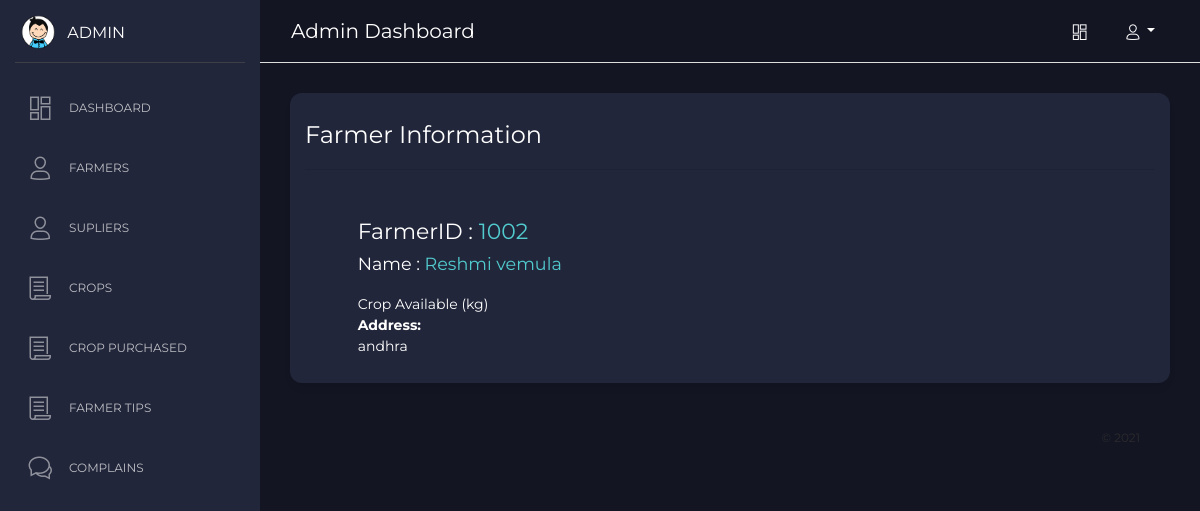
The page /admin/index.php?page=farmer_profile&farmer=2 (signed in) on the database its author committed.
### tables this page shows
CREATE TABLE `farmers` (
  `id` int(11) NOT NULL,
  `farmer_id` varchar(225) DEFAULT NULL,
  `name` varchar(225) DEFAULT NULL,
  `phone` varchar(225) DEFAULT NULL,
  `address` varchar(225) DEFAULT NULL,
  `password` varchar(225) DEFAULT NULL,
  `created_at` timestamp NOT NULL DEFAULT CURRENT_TIMESTAMP
);

### admin/index.php (called while the page is built, shortened)
<?php
include 'include/header.php';
include 'include/side-nav.php';
include 'include/top-nav.php';
get_page();
include 'include/footer.php';
?>

### admin/pages/farmer_profile.php (the view)
<?php $farmer=get_farmer_info($_GET['farmer']); extract($farmer); $crops=sum_as_total("crops","WHERE farmer_id=".$farmer['id']."","quantity")."kg"; ?>
<div class="content">
	<div class="row">
		<div class="col-md-12">
			<div class="card">
				<div class="card-header">
					<h4 class="card-title"> Farmer Information</h4>
					<hr>
				</div>
				<div class="card-body">
					<div class="row justify-content-center">
						<div class="col-md-11">
							<div class="single-profile p-3">
								<div class="profile-card">
									<div class="row">
										<div class="col-md-10 text-left">
											<div class="user-name">
                                                <h5 class="text-left">FarmerID : <span class="text-primary"><?php echo $farmer_id ?></span><br><small>Name : <span class="text-primary"><?php echo $name ?></span></small></h5>
											</div>
											<div class="user-review">
												<a href="javascript:;" class="review-link first"> Crop Available<span> (<?php echo $crops; ?>) </span></a>
											</div>
											<div class="all-languages">
												<b>Address:</b><br>
                                                <?php echo $address; ?>
											</div>
										</div>
									</div>
								</div>
							</div>
						</div>
					</div>
				</div>
			</div>
		</div>
	</div>

### rows shown on the page
farmers: farmer "1002", name "Reshmi vemula", address "andhra"

### other values the page prints
$crops "kg"
